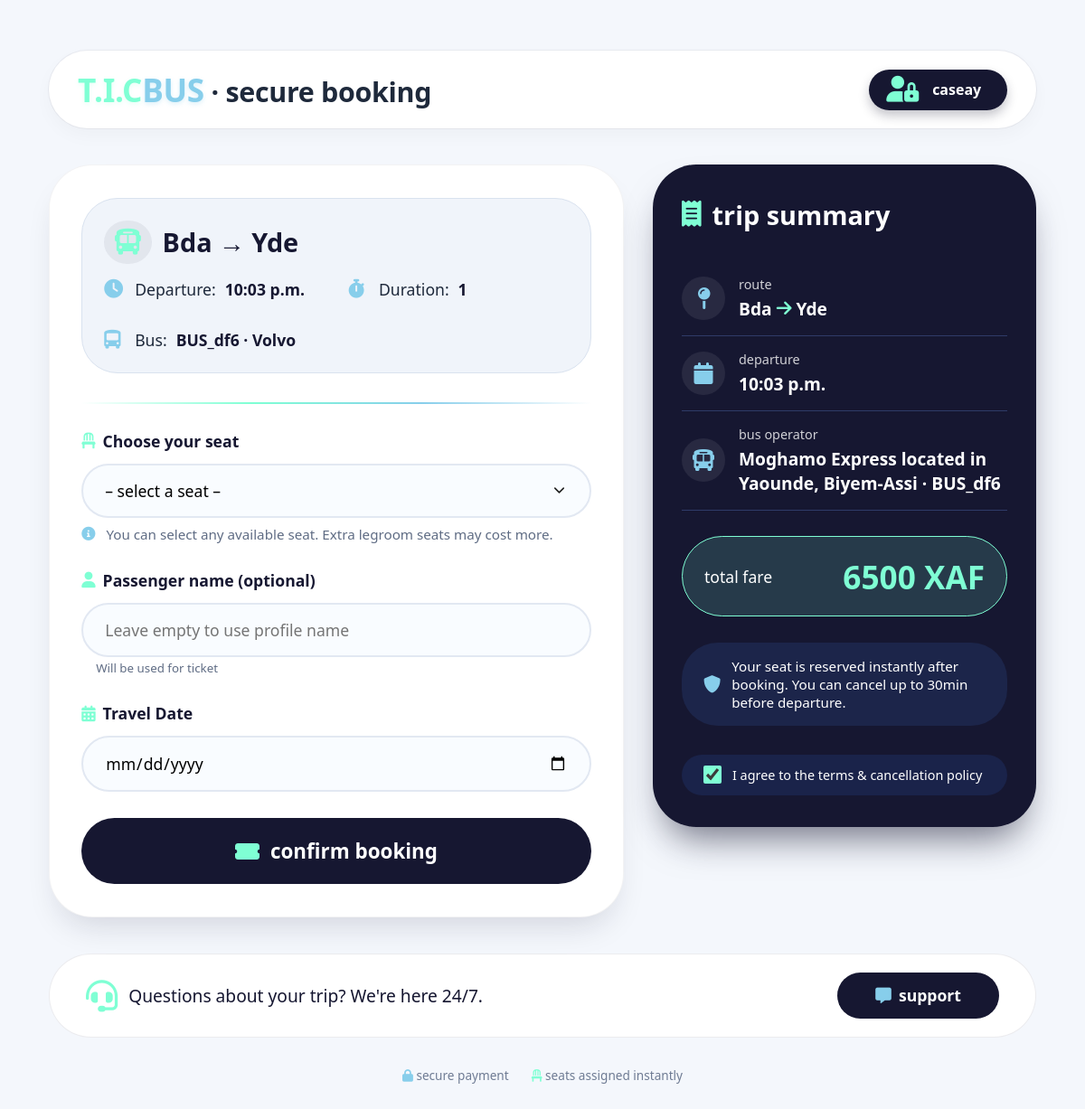
The app's page /book/3/ (signed in) with its own data.
### booking/models.py (models this page shows, shortened)
class User(AbstractUser):
    username = models.CharField(max_length=50, unique=True)
    fullname = models.CharField(max_length=50, blank=True)
    email = models.EmailField(max_length=254, unique=True, blank=False, null=False)

class Route(models.Model):
    origin = models.CharField(max_length=100)
    destination = models.CharField(max_length=100)
    departure_time = models.TimeField()
    price = models.DecimalField(max_digits=8, decimal_places=0)
    bus = models.ForeignKey(Bus, on_delete=models.CASCADE)
    duration = models.IntegerField(default=1)

class Bus(models.Model):
    agency = models.ForeignKey(Agency, on_delete=models.CASCADE, related_name="buses")
    bus_number = models.CharField(max_length=50, unique=True, default=generate_bus_id)
    total_seats = models.IntegerField()

class Agency(models.Model):
    agency_logo = models.ImageField(upload_to='agencies_logos', default='1384014.png')
    agency_name = models.CharField(max_length=50, unique=True, null=False)
    total_bus = models.IntegerField(default=5, null=False, blank=False)
    agency_description = models.TextField()
    ceo_name = models.CharField(max_length=50, null=False)
    manager_name = models.CharField(max_length=50, null=True)
    date_created = models.DateField()
    location = models.CharField(max_length=50)
    def __str__(self):
        return f"{self.agency_name} located in {self.location}"

### booking/views.py (the view, shortened to what this page needs)
# urls.py: path("book/<int:route_id>/", book_bus, name="book_bus"),
@login_required(login_url='login')
def book_bus(request, route_id):
    route = get_object_or_404(Route, id=route_id)
    bus = route.bus
    seats = range(1, bus.total_seats + 1)
    booked_seats = Booking.objects.filter(route=route).values_list('seat_number', flat=True)
    context = {
        "route": route,
        "bus": bus,
        "seats": seats,
        "booked_seats": booked_seats
    }
    return render(request, "pages/book_bus.html", context)

### templates/pages/book_bus.html (shortened to what this page needs)
<!DOCTYPE html>
<html lang="en">
<head>
  <link rel="stylesheet" href="https://cdnjs.cloudflare.com/ajax/libs/font-awesome/6.0.0-beta3/css/all.min.css">
</head>
<body>
<div class="dashboard">
  <div class="greeting">
    <h1>
      <span class="tic">T.I.C</span><span class="bus">BUS</span> · secure booking
    </h1>
    <div class="user-profile">
      <i class="fas fa-user-lock"></i>
      <div class="user-text">
        <span class="name">{{ request.user.username|default:"Alex Chen" }}</span>
      </div>
    </div>
  </div>
  <form method="post" action="">
    <div class="booking-split">
      <div class="booking-card">
        <div class="route-summary">
          <div class="route-title">
            <i class="fas fa-bus"></i> {{ route.origin|default:"Downtown" }} → {{ route.destination|default:"North Beach" }}
          </div>
          <div class="route-meta">
            <div class="meta-item"><i class="fas fa-clock"></i> Departure: <strong>{{ route.departure_time|default:"09:30" }}</strong></div>
            <div class="meta-item"><i class="fas fa-stopwatch"></i> Duration: <strong>{{ route.duration|default:"20 Hrs (minimum)" }}</strong></div>
            <div class="meta-item"><i class="fas fa-bus-simple"></i> Bus: <strong>{{ bus.bus_number|default:"CE-12" }} · {{ bus.model|default:"Volvo" }}</strong></div>
          </div>
        </div>
        <div class="divider"></div>
        <div class="form-group">
          <label><i class="fas fa-chair"></i> Choose your seat</label>
          <select name="seat_number" class="form-control" required>
            <option value="" disabled selected>– select a seat –</option>
          </select>
          <div class="seat-hint">
            <i class="fas fa-info-circle"></i> <span>You can select any available seat. Extra legroom seats may cost more.</span>
          </div>
        </div>
        <div class="form-group">
          <label><i class="fas fa-user"></i> Passenger name (optional)</label>
          <input type="text" class="form-control" placeholder="Leave empty to use profile name" value="{{ request.user.get_full_name|default:request.user.fullname }}">
          <small style="color:#5f6c84; margin-left: 1rem;">Will be used for ticket</small>
        </div>
        <div class="form-group" style="margin-top: 1rem;">
          <label><i class="fas fa-calendar-alt"></i> Travel Date</label>
          <input
            type="date"
            name="date"
            class="form-control"
            required >
      </div>
        <button type="submit" class="btn-book">
          <i class="fas fa-ticket-alt"></i> confirm booking
        </button>
      </div>
      <div class="summary-panel">
        <h3><i class="fas fa-receipt"></i> trip summary</h3>
        <div class="info-row">
          <div class="info-icon"><i class="fas fa-map-pin"></i></div>
          <div class="info-content">
            <div class="info-label">route</div>
            <div class="info-value">{{ route.origin|default:"Downtown" }} <i class="fas fa-arrow-right"></i> {{ route.destination|default:"North Beach" }}</div>
          </div>
        </div>
        <div class="info-row">
          <div class="info-icon"><i class="fas fa-calendar"></i></div>
          <div class="info-content">
            <div class="info-label">departure</div>
            <div class="info-value">{{ route.departure_time }}</div>
          </div>
        </div>
        <div class="info-row">
          <div class="info-icon"><i class="fas fa-bus"></i></div>
          <div class="info-content">
            <div class="info-label">bus operator</div>
            <div class="info-value">{{ bus.agency|default:"City Express" }} · {{ bus.bus_number|default:"CE-12" }}</div>
          </div>
        </div>
        <div class="price-tag">
          <span>total fare</span>
          <span class="final-price">{{ route.price|default:"12" }} XAF</span>
        </div>
        <div class="note">
          <i class="fas fa-shield-alt"></i>
          <span>Your seat is reserved instantly after booking. You can cancel up to 30min before departure.</span>
        </div>
        <div style="display: flex; align-items: center; gap: 12px; margin-top: 2rem; background: #1a234a; border-radius: 60px; padding: 0.8rem 1.5rem;">
          <input type="checkbox" id="terms" style="width: 20px; height: 20px; accent-color: aquamarine;" checked>
          <label for="terms" style="color: white; font-size:0.9rem;">I agree to the terms & cancellation policy</label>
        </div>
      </div>
    </div>
  </form>
  <div class="bottom-cta">
    <p>
      <i class="fas fa-headset"></i>
      Questions about your trip? We're here 24/7.
    </p>
    <a href="#" class="cta-btn">
      <i class="fas fa-message"></i> support
    </a>
  </div>
  <div class="footer-note">
    <span><i class="fas fa-lock" style="color: skyblue;"></i> secure payment</span>
    <span><i class="fas fa-chair" style="color: aquamarine;"></i> seats assigned instantly</span>
  </div>
</div>
</body>
</html>

### records on screen
User: user.username "caseay"
Route: origin "Bda", destination "Yde", departure_time "10:03 p.m.", duration "1", price "6500"
Bus: bus_number "BUS_df6", agency "Moghamo Express located in Yaounde, Biyem-Assi"

### other values on screen
{{ bus.model|default:"Volvo" }} "Volvo"
